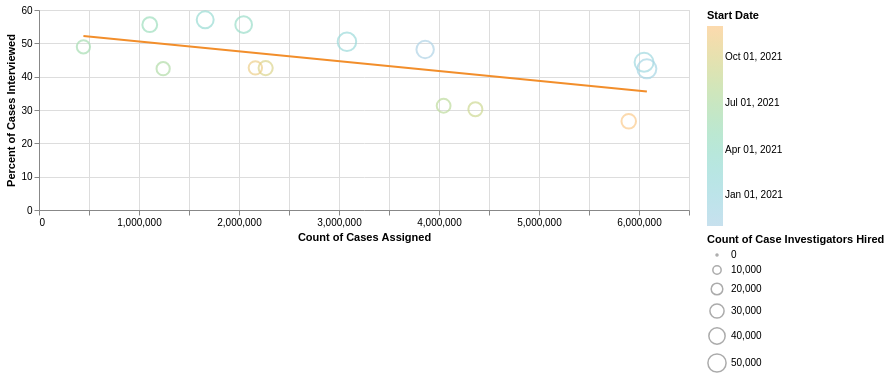

The notebook cell saved with this chart:
### Code cell
c1 = alt.Chart(df_st).mark_point().encode(
    alt.X('Count of Cases Assigned:Q'),
    alt.Y('Percent of Cases Interviewed:Q'),
    alt.Size('Count of Case Investigators Hired:Q'),
    alt.Color('Start Date:T',scale=alt.Scale(scheme='blueorange'))
).properties(
    width=650,
    height=200
)
line = alt.Chart(df_st).transform_regression('Count of Cases Assigned', 'Percent of Cases Interviewed').mark_line(color='#F28E2B').encode(
    x='Count of Cases Assigned:Q',
    y='Percent of Cases Interviewed:Q'
)
c1 + line
